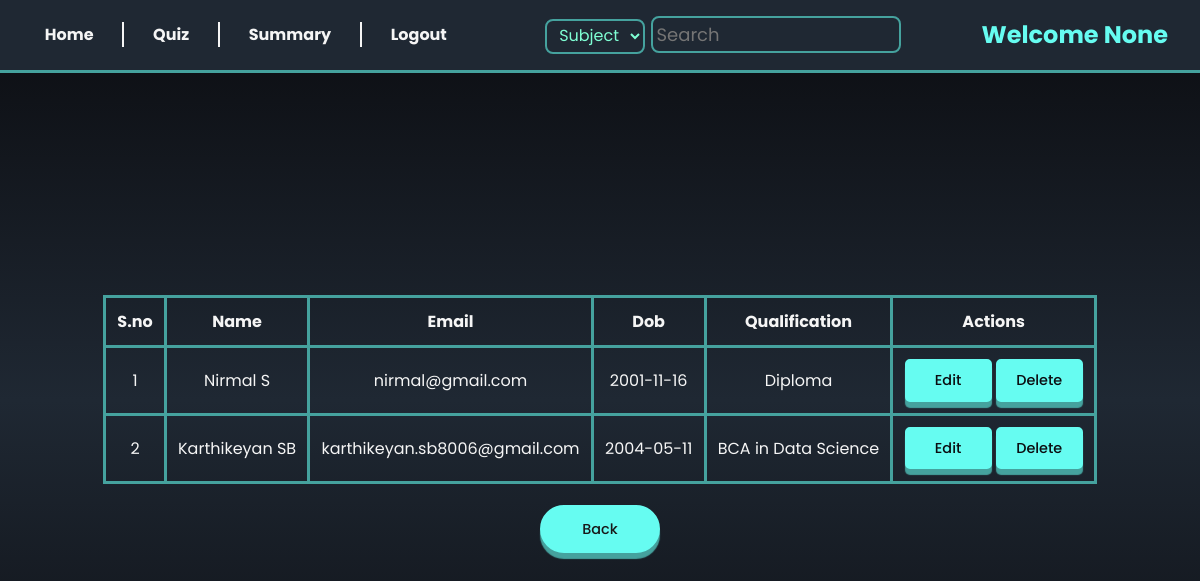
The app's page /user_details, older data.
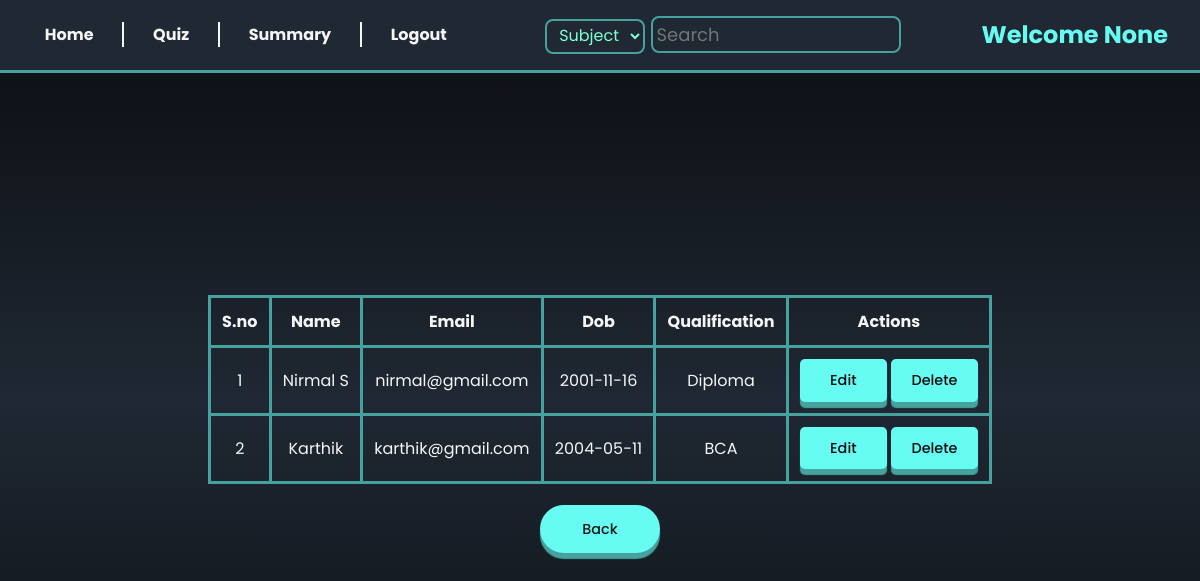
The same page, newer data.
### models/models.py (models this page shows, shortened)
class User(db.Model):
  id = db.Column(db.Integer, primary_key=True, nullable=False)
  email = db.Column(db.String(50), unique=True, nullable=False)
  hashed_password = db.Column(db.String(), nullable=False)
  fullname = db.Column(db.String(50), nullable=False)
  dob = db.Column(db.Date(), nullable = False)
  qualification = db.Column(db.String(50), nullable=False)
  is_admin = db.Column(db.Boolean, default=False)
  scores = db.relationship('Scores', backref='user', cascade="all, delete-orphan")

### controllers/routes.py (the view)
@admin_required
@app.route("/user_details")
def user_details():
    users = User.query.filter_by(is_admin = False).all()
    return render_template('user_list.html', users = users, name = session.get('name', None))

### templates/user_list.html (shortened to what this page needs)
{% extends 'base.html' %}
{% block content %}
<div class="admin-container">
    {% include 'admin_nav.html'   %}
    <div class="user-container">
        <table>
            <tr>
                <th>S.no</th>
                <th>Name</th>
                <th>Email</th>
                <th>Dob</th>
                <th>Qualification</th>
                <th>Actions</th>
            </tr>
            {% for user in users %}
                <tr>
                    <td>{{loop.index }}</td>
                    <td>{{user.fullname }}</td>
                    <td>{{user.email }}</td>
                    <td>{{user.dob }}</td>
                    <td>{{user.qualification }}</td>
                    <td>
                        <button class="button"><a href="{{ url_for('edit_user', user_id = user.id ) }}">Edit</a></button>
                         <button class="button"><a href="{{ url_for('delete_user', user_id = user.id ) }}">Delete</a></button>
                    </td>
                </tr>
            {% endfor %}
        </table>
    <a href="{{ url_for('admin_dashboard' ) }}" class="button">Back</a>
    </div>
</div>
{% endblock %}

Row changes from the older to the newer data that the page shows:
changed User: fullname "Karthikeyan SB" → "Karthik"; email "karthikeyan.sb8006@gmail.com" → "karthik@gmail.com"; qualification "BCA in Data Science" → "BCA"
